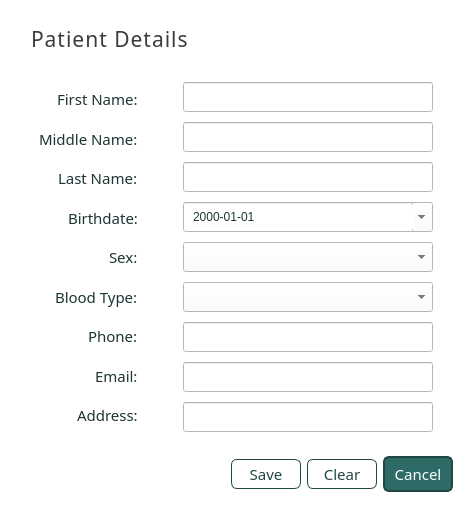
<?xml version="1.0" encoding="UTF-8"?>
<ui version="4.0">
 <class>patient_inputs</class>
 <widget class="QDialog" name="patient_inputs">
  <property name="windowModality">
   <enum>Qt::WindowModality::ApplicationModal</enum>
  </property>
  <property name="geometry">
   <rect>
    <x>0</x>
    <y>0</y>
    <width>473</width>
    <height>513</height>
   </rect>
  </property>
  <property name="palette">
   <palette>
    <active>
     <colorrole role="WindowText">
      <brush brushstyle="SolidPattern">
       <color alpha="255">
        <red>0</red>
        <green>0</green>
        <blue>0</blue>
       </color>
      </brush>
     </colorrole>
     <colorrole role="Button">
      <brush brushstyle="SolidPattern">
       <color alpha="255">
        <red>255</red>
        <green>255</green>
        <blue>255</blue>
       </color>
      </brush>
     </colorrole>
     <colorrole role="Light">
      <brush brushstyle="SolidPattern">
       <color alpha="255">
        <red>255</red>
        <green>255</green>
        <blue>255</blue>
       </color>
      </brush>
     </colorrole>
     <colorrole role="Midlight">
      <brush brushstyle="SolidPattern">
       <color alpha="255">
        <red>255</red>
        <green>255</green>
        <blue>255</blue>
       </color>
      </brush>
     </colorrole>
     <colorrole role="Dark">
      <brush brushstyle="SolidPattern">
       <color alpha="255">
        <red>127</red>
        <green>127</green>
        <blue>127</blue>
       </color>
      </brush>
     </colorrole>
     <colorrole role="Mid">
      <brush brushstyle="SolidPattern">
       <color alpha="255">
        <red>170</red>
        <green>170</green>
        <blue>170</blue>
       </color>
      </brush>
     </colorrole>
     <colorrole role="Text">
      <brush brushstyle="SolidPattern">
       <color alpha="255">
        <red>0</red>
        <green>0</green>
        <blue>0</blue>
       </color>
      </brush>
     </colorrole>
     <colorrole role="BrightText">
      <brush brushstyle="SolidPattern">
       <color alpha="255">
        <red>255</red>
        <green>255</green>
        <blue>255</blue>
       </color>
      </brush>
     </colorrole>
     <colorrole role="ButtonText">
      <brush brushstyle="SolidPattern">
       <color alpha="255">
        <red>0</red>
        <green>0</green>
        <blue>0</blue>
       </color>
      </brush>
     </colorrole>
     <colorrole role="Base">
      <brush brushstyle="SolidPattern">
       <color alpha="255">
        <red>255</red>
        <green>255</green>
        <blue>255</blue>
       </color>
      </brush>
     </colorrole>
     <colorrole role="Window">
      <brush brushstyle="SolidPattern">
       <color alpha="255">
        <red>255</red>
        <green>255</green>
        <blue>255</blue>
       </color>
      </brush>
     </colorrole>
     <colorrole role="Shadow">
      <brush brushstyle="SolidPattern">
       <color alpha="255">
        <red>0</red>
        <green>0</green>
        <blue>0</blue>
       </color>
      </brush>
     </colorrole>
     <colorrole role="AlternateBase">
      <brush brushstyle="SolidPattern">
       <color alpha="255">
        <red>255</red>
        <green>255</green>
        <blue>255</blue>
       </color>
      </brush>
     </colorrole>
     <colorrole role="ToolTipBase">
      <brush brushstyle="SolidPattern">
       <color alpha="255">
        <red>255</red>
        <green>255</green>
        <blue>220</blue>
       </color>
      </brush>
     </colorrole>
     <colorrole role="ToolTipText">
      <brush brushstyle="SolidPattern">
       <color alpha="255">
        <red>0</red>
        <green>0</green>
        <blue>0</blue>
       </color>
      </brush>
     </colorrole>
     <colorrole role="PlaceholderText">
      <brush brushstyle="SolidPattern">
       <color alpha="127">
        <red>0</red>
        <green>0</green>
        <blue>0</blue>
       </color>
      </brush>
     </colorrole>
     <colorrole role="Accent">
      <brush brushstyle="SolidPattern">
       <color alpha="255">
        <red>255</red>
        <green>255</green>
        <blue>255</blue>
       </color>
      </brush>
     </colorrole>
    </active>
    <inactive>
     <colorrole role="WindowText">
      <brush brushstyle="SolidPattern">
       <color alpha="255">
        <red>0</red>
        <green>0</green>
        <blue>0</blue>
       </color>
      </brush>
     </colorrole>
     <colorrole role="Button">
      <brush brushstyle="SolidPattern">
       <color alpha="255">
        <red>255</red>
        <green>255</green>
        <blue>255</blue>
       </color>
      </brush>
     </colorrole>
     <colorrole role="Light">
      <brush brushstyle="SolidPattern">
       <color alpha="255">
        <red>255</red>
        <green>255</green>
        <blue>255</blue>
       </color>
      </brush>
     </colorrole>
     <colorrole role="Midlight">
      <brush brushstyle="SolidPattern">
       <color alpha="255">
        <red>255</red>
        <green>255</green>
        <blue>255</blue>
       </color>
      </brush>
     </colorrole>
     <colorrole role="Dark">
      <brush brushstyle="SolidPattern">
       <color alpha="255">
        <red>127</red>
        <green>127</green>
        <blue>127</blue>
       </color>
      </brush>
     </colorrole>
     <colorrole role="Mid">
      <brush brushstyle="SolidPattern">
       <color alpha="255">
        <red>170</red>
        <green>170</green>
        <blue>170</blue>
       </color>
      </brush>
     </colorrole>
     <colorrole role="Text">
      <brush brushstyle="SolidPattern">
       <color alpha="255">
        <red>0</red>
        <green>0</green>
        <blue>0</blue>
       </color>
      </brush>
     </colorrole>
     <colorrole role="BrightText">
      <brush brushstyle="SolidPattern">
       <color alpha="255">
        <red>255</red>
        <green>255</green>
        <blue>255</blue>
       </color>
      </brush>
     </colorrole>
     <colorrole role="ButtonText">
      <brush brushstyle="SolidPattern">
       <color alpha="255">
        <red>0</red>
        <green>0</green>
        <blue>0</blue>
       </color>
      </brush>
     </colorrole>
     <colorrole role="Base">
      <brush brushstyle="SolidPattern">
       <color alpha="255">
        <red>255</red>
        <green>255</green>
        <blue>255</blue>
       </color>
      </brush>
     </colorrole>
     <colorrole role="Window">
      <brush brushstyle="SolidPattern">
       <color alpha="255">
        <red>255</red>
        <green>255</green>
        <blue>255</blue>
       </color>
      </brush>
     </colorrole>
     <colorrole role="Shadow">
      <brush brushstyle="SolidPattern">
       <color alpha="255">
        <red>0</red>
        <green>0</green>
        <blue>0</blue>
       </color>
      </brush>
     </colorrole>
     <colorrole role="AlternateBase">
      <brush brushstyle="SolidPattern">
       <color alpha="255">
        <red>255</red>
        <green>255</green>
        <blue>255</blue>
       </color>
      </brush>
     </colorrole>
     <colorrole role="ToolTipBase">
      <brush brushstyle="SolidPattern">
       <color alpha="255">
        <red>255</red>
        <green>255</green>
        <blue>220</blue>
       </color>
      </brush>
     </colorrole>
     <colorrole role="ToolTipText">
      <brush brushstyle="SolidPattern">
       <color alpha="255">
        <red>0</red>
        <green>0</green>
        <blue>0</blue>
       </color>
      </brush>
     </colorrole>
     <colorrole role="PlaceholderText">
      <brush brushstyle="SolidPattern">
       <color alpha="127">
        <red>0</red>
        <green>0</green>
        <blue>0</blue>
       </color>
      </brush>
     </colorrole>
     <colorrole role="Accent">
      <brush brushstyle="SolidPattern">
       <color alpha="255">
        <red>255</red>
        <green>255</green>
        <blue>255</blue>
       </color>
      </brush>
     </colorrole>
    </inactive>
    <disabled>
     <colorrole role="WindowText">
      <brush brushstyle="SolidPattern">
       <color alpha="255">
        <red>127</red>
        <green>127</green>
        <blue>127</blue>
       </color>
      </brush>
     </colorrole>
     <colorrole role="Button">
      <brush brushstyle="SolidPattern">
       <color alpha="255">
        <red>255</red>
        <green>255</green>
        <blue>255</blue>
       </color>
      </brush>
     </colorrole>
     <colorrole role="Light">
      <brush brushstyle="SolidPattern">
       <color alpha="255">
        <red>255</red>
        <green>255</green>
        <blue>255</blue>
       </color>
      </brush>
     </colorrole>
     <colorrole role="Midlight">
      <brush brushstyle="SolidPattern">
       <color alpha="255">
        <red>255</red>
        <green>255</green>
        <blue>255</blue>
       </color>
      </brush>
     </colorrole>
     <colorrole role="Dark">
      <brush brushstyle="SolidPattern">
       <color alpha="255">
        <red>127</red>
        <green>127</green>
        <blue>127</blue>
       </color>
      </brush>
     </colorrole>
     <colorrole role="Mid">
      <brush brushstyle="SolidPattern">
       <color alpha="255">
        <red>170</red>
        <green>170</green>
        <blue>170</blue>
       </color>
      </brush>
     </colorrole>
     <colorrole role="Text">
      <brush brushstyle="SolidPattern">
       <color alpha="255">
        <red>127</red>
        <green>127</green>
        <blue>127</blue>
       </color>
      </brush>
     </colorrole>
     <colorrole role="BrightText">
      <brush brushstyle="SolidPattern">
       <color alpha="255">
        <red>255</red>
        <green>255</green>
        <blue>255</blue>
       </color>
      </brush>
     </colorrole>
     <colorrole role="ButtonText">
      <brush brushstyle="SolidPattern">
       <color alpha="255">
        <red>127</red>
        <green>127</green>
        <blue>127</blue>
       </color>
      </brush>
     </colorrole>
     <colorrole role="Base">
      <brush brushstyle="SolidPattern">
       <color alpha="255">
        <red>255</red>
        <green>255</green>
        <blue>255</blue>
       </color>
      </brush>
     </colorrole>
     <colorrole role="Window">
      <brush brushstyle="SolidPattern">
       <color alpha="255">
        <red>255</red>
        <green>255</green>
        <blue>255</blue>
       </color>
      </brush>
     </colorrole>
     <colorrole role="Shadow">
      <brush brushstyle="SolidPattern">
       <color alpha="255">
        <red>0</red>
        <green>0</green>
        <blue>0</blue>
       </color>
      </brush>
     </colorrole>
     <colorrole role="AlternateBase">
      <brush brushstyle="SolidPattern">
       <color alpha="255">
        <red>255</red>
        <green>255</green>
        <blue>255</blue>
       </color>
      </brush>
     </colorrole>
     <colorrole role="ToolTipBase">
      <brush brushstyle="SolidPattern">
       <color alpha="255">
        <red>255</red>
        <green>255</green>
        <blue>220</blue>
       </color>
      </brush>
     </colorrole>
     <colorrole role="ToolTipText">
      <brush brushstyle="SolidPattern">
       <color alpha="255">
        <red>0</red>
        <green>0</green>
        <blue>0</blue>
       </color>
      </brush>
     </colorrole>
     <colorrole role="PlaceholderText">
      <brush brushstyle="SolidPattern">
       <color alpha="127">
        <red>127</red>
        <green>127</green>
        <blue>127</blue>
       </color>
      </brush>
     </colorrole>
     <colorrole role="Accent">
      <brush brushstyle="SolidPattern">
       <color alpha="255">
        <red>255</red>
        <green>255</green>
        <blue>255</blue>
       </color>
      </brush>
     </colorrole>
    </disabled>
   </palette>
  </property>
  <property name="windowTitle">
   <string>Dialog</string>
  </property>
  <property name="modal">
   <bool>true</bool>
  </property>
  <layout class="QVBoxLayout" name="verticalLayout">
   <item>
    <widget class="QWidget" name="header_container" native="true">
     <property name="styleSheet">
      <string notr="true"/>
     </property>
     <layout class="QVBoxLayout" name="verticalLayout_2">
      <property name="leftMargin">
       <number>20</number>
      </property>
      <property name="rightMargin">
       <number>6</number>
      </property>
      <item>
       <widget class="QLabel" name="header_label">
        <property name="font">
         <font>
          <family>Slate Medium</family>
          <pointsize>16</pointsize>
         </font>
        </property>
        <property name="styleSheet">
         <string notr="true">#header_label {
	color: rgb(60, 60, 60);
	letter-spacing: 1px;
}</string>
        </property>
        <property name="text">
         <string>Patient Details</string>
        </property>
       </widget>
      </item>
     </layout>
    </widget>
   </item>
   <item>
    <layout class="QHBoxLayout" name="container">
     <property name="spacing">
      <number>6</number>
     </property>
     <item>
      <spacer name="horizontalSpacer">
       <property name="orientation">
        <enum>Qt::Orientation::Horizontal</enum>
       </property>
       <property name="sizeHint" stdset="0">
        <size>
         <width>40</width>
         <height>20</height>
        </size>
       </property>
      </spacer>
     </item>
     <item>
      <widget class="QWidget" name="label_container" native="true">
       <property name="styleSheet">
        <string notr="true">color: #1D3533;</string>
       </property>
       <layout class="QVBoxLayout" name="label_container_layout">
        <property name="rightMargin">
         <number>30</number>
        </property>
        <item alignment="Qt::AlignmentFlag::AlignRight">
         <widget class="QLabel" name="label1">
          <property name="font">
           <font>
            <family>Slate</family>
            <pointsize>11</pointsize>
           </font>
          </property>
          <property name="text">
           <string>First Name:</string>
          </property>
         </widget>
        </item>
        <item alignment="Qt::AlignmentFlag::AlignRight">
         <widget class="QLabel" name="label2">
          <property name="font">
           <font>
            <family>Slate</family>
            <pointsize>11</pointsize>
           </font>
          </property>
          <property name="text">
           <string>Middle Name:</string>
          </property>
         </widget>
        </item>
        <item alignment="Qt::AlignmentFlag::AlignRight">
         <widget class="QLabel" name="label3">
          <property name="font">
           <font>
            <family>Slate</family>
            <pointsize>11</pointsize>
           </font>
          </property>
          <property name="text">
           <string>Last Name:</string>
          </property>
         </widget>
        </item>
        <item alignment="Qt::AlignmentFlag::AlignRight">
         <widget class="QLabel" name="label4">
          <property name="font">
           <font>
            <family>Slate</family>
            <pointsize>11</pointsize>
           </font>
          </property>
          <property name="text">
           <string>Birthdate:</string>
          </property>
         </widget>
        </item>
        <item alignment="Qt::AlignmentFlag::AlignRight">
         <widget class="QLabel" name="label5">
          <property name="font">
           <font>
            <family>Slate</family>
            <pointsize>11</pointsize>
           </font>
          </property>
          <property name="text">
           <string>Sex:</string>
          </property>
         </widget>
        </item>
        <item alignment="Qt::AlignmentFlag::AlignRight">
         <widget class="QLabel" name="label6">
          <property name="font">
           <font>
            <family>Slate</family>
            <pointsize>11</pointsize>
           </font>
          </property>
          <property name="text">
           <string>Blood Type:</string>
          </property>
         </widget>
        </item>
        <item alignment="Qt::AlignmentFlag::AlignRight">
         <widget class="QLabel" name="label7">
          <property name="font">
           <font>
            <family>Slate</family>
            <pointsize>11</pointsize>
           </font>
          </property>
          <property name="text">
           <string>Phone:</string>
          </property>
         </widget>
        </item>
        <item alignment="Qt::AlignmentFlag::AlignRight">
         <widget class="QLabel" name="label8">
          <property name="font">
           <font>
            <family>Slate</family>
            <pointsize>11</pointsize>
           </font>
          </property>
          <property name="text">
           <string>Email:</string>
          </property>
         </widget>
        </item>
        <item alignment="Qt::AlignmentFlag::AlignRight">
         <widget class="QLabel" name="label9">
          <property name="font">
           <font>
            <family>Slate</family>
            <pointsize>11</pointsize>
           </font>
          </property>
          <property name="text">
           <string>Address:</string>
          </property>
         </widget>
        </item>
       </layout>
      </widget>
     </item>
     <item>
      <widget class="QWidget" name="input_container" native="true">
       <property name="styleSheet">
        <string notr="true">color: #1D3533;
background: white;
padding-left: 5px;</string>
       </property>
       <layout class="QVBoxLayout" name="input_container_layout">
        <property name="spacing">
         <number>10</number>
        </property>
        <item>
         <widget class="QLineEdit" name="fname_field">
          <property name="minimumSize">
           <size>
            <width>250</width>
            <height>30</height>
           </size>
          </property>
          <property name="maximumSize">
           <size>
            <width>16777215</width>
            <height>16777215</height>
           </size>
          </property>
          <property name="font">
           <font>
            <family>Slate</family>
            <pointsize>11</pointsize>
           </font>
          </property>
          <property name="maxLength">
           <number>32</number>
          </property>
         </widget>
        </item>
        <item>
         <widget class="QLineEdit" name="midname_field">
          <property name="minimumSize">
           <size>
            <width>250</width>
            <height>30</height>
           </size>
          </property>
          <property name="maximumSize">
           <size>
            <width>16777215</width>
            <height>16777215</height>
           </size>
          </property>
          <property name="font">
           <font>
            <family>Slate</family>
            <pointsize>11</pointsize>
           </font>
          </property>
          <property name="maxLength">
           <number>32</number>
          </property>
         </widget>
        </item>
        <item>
         <widget class="QLineEdit" name="lastname_field">
          <property name="minimumSize">
           <size>
            <width>250</width>
            <height>30</height>
           </size>
          </property>
          <property name="maximumSize">
           <size>
            <width>16777215</width>
            <height>16777215</height>
           </size>
          </property>
          <property name="font">
           <font>
            <family>Slate</family>
            <pointsize>11</pointsize>
           </font>
          </property>
          <property name="maxLength">
           <number>32</number>
          </property>
         </widget>
        </item>
        <item>
         <widget class="QDateEdit" name="date_field">
          <property name="minimumSize">
           <size>
            <width>0</width>
            <height>30</height>
           </size>
          </property>
          <property name="maximumSize">
           <size>
            <width>16777215</width>
            <height>32</height>
           </size>
          </property>
          <property name="displayFormat">
           <string>yyyy-MM-dd</string>
          </property>
          <property name="calendarPopup">
           <bool>true</bool>
          </property>
          <property name="date">
           <date>
            <year>2000</year>
            <month>1</month>
            <day>1</day>
           </date>
          </property>
         </widget>
        </item>
        <item>
         <widget class="QComboBox" name="gender_field">
          <property name="minimumSize">
           <size>
            <width>0</width>
            <height>30</height>
           </size>
          </property>
          <property name="currentIndex">
           <number>-1</number>
          </property>
          <item>
           <property name="text">
            <string>Other</string>
           </property>
          </item>
          <item>
           <property name="text">
            <string>Male</string>
           </property>
          </item>
          <item>
           <property name="text">
            <string>Female</string>
           </property>
          </item>
         </widget>
        </item>
        <item>
         <widget class="QComboBox" name="blood_field">
          <property name="minimumSize">
           <size>
            <width>0</width>
            <height>30</height>
           </size>
          </property>
          <property name="currentIndex">
           <number>-1</number>
          </property>
          <item>
           <property name="text">
            <string>A+</string>
           </property>
          </item>
          <item>
           <property name="text">
            <string>A-</string>
           </property>
          </item>
          <item>
           <property name="text">
            <string>B+</string>
           </property>
          </item>
          <item>
           <property name="text">
            <string>B-</string>
           </property>
          </item>
          <item>
           <property name="text">
            <string>AB+</string>
           </property>
          </item>
          <item>
           <property name="text">
            <string>AB-</string>
           </property>
          </item>
          <item>
           <property name="text">
            <string>O+</string>
           </property>
          </item>
          <item>
           <property name="text">
            <string>O-</string>
           </property>
          </item>
          <item>
           <property name="text">
            <string>Not known</string>
           </property>
          </item>
         </widget>
        </item>
        <item>
         <widget class="QLineEdit" name="phone_field">
          <property name="minimumSize">
           <size>
            <width>250</width>
            <height>30</height>
           </size>
          </property>
          <property name="maximumSize">
           <size>
            <width>16777215</width>
            <height>16777215</height>
           </size>
          </property>
          <property name="font">
           <font>
            <family>Slate</family>
            <pointsize>11</pointsize>
           </font>
          </property>
          <property name="maxLength">
           <number>32</number>
          </property>
         </widget>
        </item>
        <item>
         <widget class="QLineEdit" name="email_field">
          <property name="minimumSize">
           <size>
            <width>250</width>
            <height>30</height>
           </size>
          </property>
          <property name="maximumSize">
           <size>
            <width>16777215</width>
            <height>16777215</height>
           </size>
          </property>
          <property name="font">
           <font>
            <family>Slate</family>
            <pointsize>11</pointsize>
           </font>
          </property>
          <property name="maxLength">
           <number>32</number>
          </property>
         </widget>
        </item>
        <item>
         <widget class="QLineEdit" name="address_field">
          <property name="minimumSize">
           <size>
            <width>250</width>
            <height>30</height>
           </size>
          </property>
          <property name="maximumSize">
           <size>
            <width>16777215</width>
            <height>16777215</height>
           </size>
          </property>
          <property name="font">
           <font>
            <family>Slate</family>
            <pointsize>11</pointsize>
           </font>
          </property>
          <property name="maxLength">
           <number>128</number>
          </property>
         </widget>
        </item>
       </layout>
      </widget>
     </item>
     <item>
      <spacer name="horizontalSpacer_2">
       <property name="orientation">
        <enum>Qt::Orientation::Horizontal</enum>
       </property>
       <property name="sizeHint" stdset="0">
        <size>
         <width>40</width>
         <height>20</height>
        </size>
       </property>
      </spacer>
     </item>
    </layout>
   </item>
   <item>
    <widget class="QWidget" name="button_container" native="true">
     <layout class="QHBoxLayout" name="horizontalLayout_2">
      <item>
       <spacer name="horizontalSpacer_3">
        <property name="orientation">
         <enum>Qt::Orientation::Horizontal</enum>
        </property>
        <property name="sizeHint" stdset="0">
         <size>
          <width>40</width>
          <height>20</height>
         </size>
        </property>
       </spacer>
      </item>
      <item alignment="Qt::AlignmentFlag::AlignRight">
       <widget class="QPushButton" name="save_button">
        <property name="minimumSize">
         <size>
          <width>70</width>
          <height>30</height>
         </size>
        </property>
        <property name="font">
         <font>
          <family>Slate</family>
          <pointsize>11</pointsize>
         </font>
        </property>
        <property name="cursor">
         <cursorShape>PointingHandCursor</cursorShape>
        </property>
        <property name="styleSheet">
         <string notr="true">#save_button {
	background: white;
	border-radius: 6px;
	border: 1px solid #1F4744;
	color: #1F4744;

}

#save_button:hover {
	background: #2E6B66;
	color: white;
	border: 1px solid #367D77;
}

#save_button:pressed {
	background: #DBF0EE;
	border: 1px solid #1F4744;
	color: #1F4744;
}</string>
        </property>
        <property name="text">
         <string>Save</string>
        </property>
       </widget>
      </item>
      <item>
       <widget class="QPushButton" name="clear_button">
        <property name="minimumSize">
         <size>
          <width>70</width>
          <height>30</height>
         </size>
        </property>
        <property name="font">
         <font>
          <family>Slate</family>
          <pointsize>11</pointsize>
         </font>
        </property>
        <property name="styleSheet">
         <string notr="true">#clear_button {
	background: white;
	border-radius: 6px;
	border: 1px solid #1F4744;
	color: #1F4744;

}

#clear_button:hover {
	background: #2E6B66;
	color: white;
	border: 1px solid #367D77;
}

#clear_button:pressed {
	background: #DBF0EE;
	border: 1px solid #1F4744;
	color: #1F4744;
}</string>
        </property>
        <property name="text">
         <string>Clear</string>
        </property>
       </widget>
      </item>
      <item alignment="Qt::AlignmentFlag::AlignRight">
       <widget class="QPushButton" name="cancel_button">
        <property name="minimumSize">
         <size>
          <width>70</width>
          <height>30</height>
         </size>
        </property>
        <property name="font">
         <font>
          <family>Slate</family>
          <pointsize>11</pointsize>
         </font>
        </property>
        <property name="cursor">
         <cursorShape>PointingHandCursor</cursorShape>
        </property>
        <property name="styleSheet">
         <string notr="true">#cancel_button {
	border-radius: 6px;
	color: white;
	border: 2px solid #1F4744;
	padding: 5px;
	background: #2E6B66;
}

#cancel_button:hover {
	border: 2px solid #2E6B66;
	background: #367D77;

}
#cancel_button:pressed {
	background: white;
	color: #2E6B66;
	border: 2px solid #2E6B66;
}</string>
        </property>
        <property name="text">
         <string>Cancel</string>
        </property>
       </widget>
      </item>
     </layout>
    </widget>
   </item>
  </layout>
 </widget>
 <resources/>
 <connections/>
</ui>
